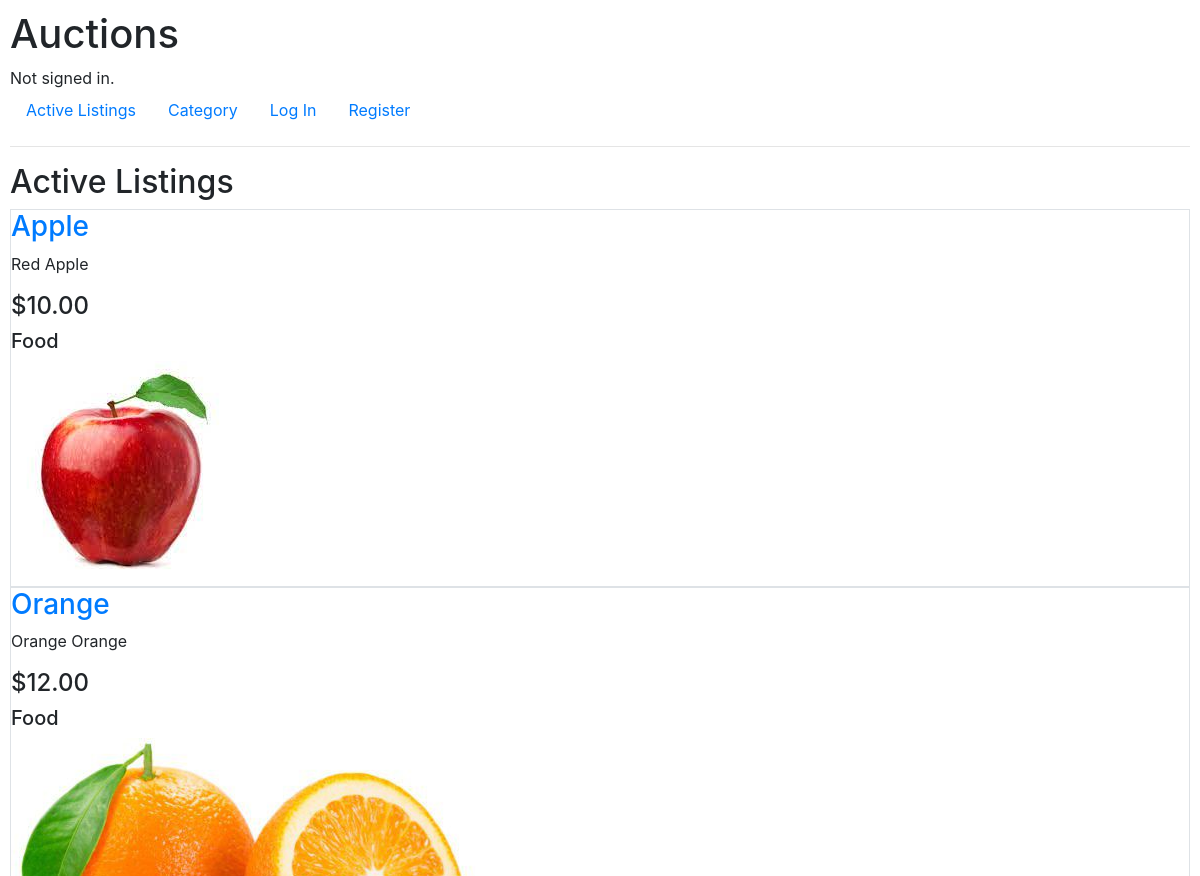
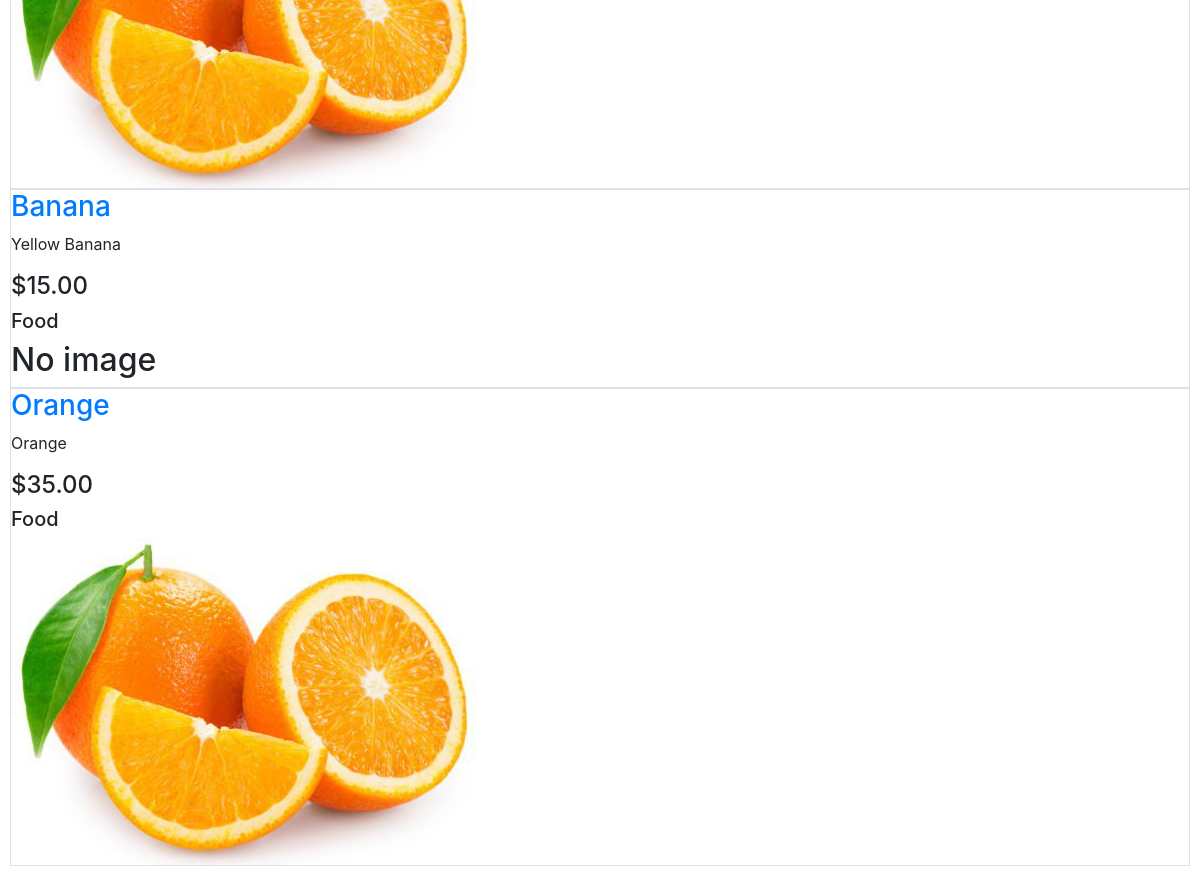
The page / on the database its author committed (2 pictures, top to bottom).
### auctions/models.py (models this page shows, shortened)
class AuctionListing(models.Model):
    categories = [
        ("Fashion", "Fashion"),
        ("Toys", "Toys"),
        ("Electronic", "Electronic"),
        ("Home","Home"),
        ("Food","Food"),
    ]
    id = models.BigAutoField(primary_key=True)
    title = models.CharField(max_length=64)
    description = models.CharField(max_length=5000)
    starting_bid = models.DecimalField(decimal_places=2, max_digits=15)
    category = models.CharField(blank=True,max_length=64, choices=categories)
    image = models.ImageField(blank=True,upload_to="image")
    active = models.BooleanField()
    created = models.DateTimeField()
    createdby = models.ForeignKey(User,verbose_name="createdby",on_delete=models.CASCADE)

### auctions/views.py (the view)
# urls.py: path("", views.index, name="index"),
def index(request):
    listings = AuctionListing.objects.all()
    return render(request, "auctions/index.html", {
        "listings":listings,
        "media_url": settings.MEDIA_URL,
    })

### auctions/templates/auctions/index.html
{% extends "auctions/layout.html" %}
{% block body %}
    <h2>Active Listings</h2>
    {% for listing in listings %}
    <div class="border">
        <h3><a href="{% url 'listing' listing.id %}"> {{ listing.title }}</a></h3>
        <p> {{ listing.description }}</p>
        <h4> ${{ listing.starting_bid }}</h4>
        <h5> {{ listing.category }}</h5>
        {% if listing.image %}
        <img src="{{ media_url }}{{ listing.image }}" alt="">
        {% else %}
         <h2>No image</h2>
        {% endif %}
    </div>
    {% endfor %}
{% endblock %}

### auctions/templates/auctions/layout.html (shortened to what this page needs)
{% load static %}
<!DOCTYPE html>
<html lang="en">
    <head>
        <link rel="stylesheet" href="https://stackpath.bootstrapcdn.com/bootstrap/4.4.1/css/bootstrap.min.css">
        <link href="{% static 'auctions/styles.css' %}" rel="stylesheet">
    </head>
    <body>
        <h1>Auctions</h1>
        <div>
            {% if user.is_authenticated %}
                Signed in as <strong>{{ user.username }}</strong>.
            {% else %}
                Not signed in.
            {% endif %}
        </div>
        <ul class="nav">
            <li class="nav-item">
                <a class="nav-link" href="{% url 'index' %}">Active Listings</a>
            </li>
            <li class="nav-item">
                <a class="nav-link" href="{% url 'category' %}">Category</a>
            </li>
            {% if user.is_authenticated %}
                <li class="nav-item">
                    <a class="nav-link" href="{% url 'create_auction' %}">Create Listing</a>
                </li>
                <li class="nav-item">
                    <a class="nav-link" href="{% url 'watchlist' %}">Watch List</a>
                </li>
                <li class="nav-item">
                    <a class="nav-link" href="{% url 'logout' %}">Log Out</a>
                </li>
            {% else %}
                <li class="nav-item">
                    <a class="nav-link" href="{% url 'login' %}">Log In</a>
                </li>
                <li class="nav-item">
                    <a class="nav-link" href="{% url 'register' %}">Register</a>
                </li>
            {% endif %}
        </ul>
        <hr>
        {% block body %}
        {% endblock %}
    </body>
</html>

### auctions/static/auctions/styles.css (style rules this page uses)
body { padding: 10px; }

### rows shown on the page
AuctionListing: title "Apple", description "Red Apple", starting_bid "10.00", category "Food", image (picture)
AuctionListing: title "Orange", description "Orange Orange", starting_bid "12.00", category "Food", image (picture)
AuctionListing: title "Banana", description "Yellow Banana", starting_bid "15.00", category "Food", image "No image"
AuctionListing: title "Orange", description "Orange", starting_bid "35.00", category "Food", image (picture)
